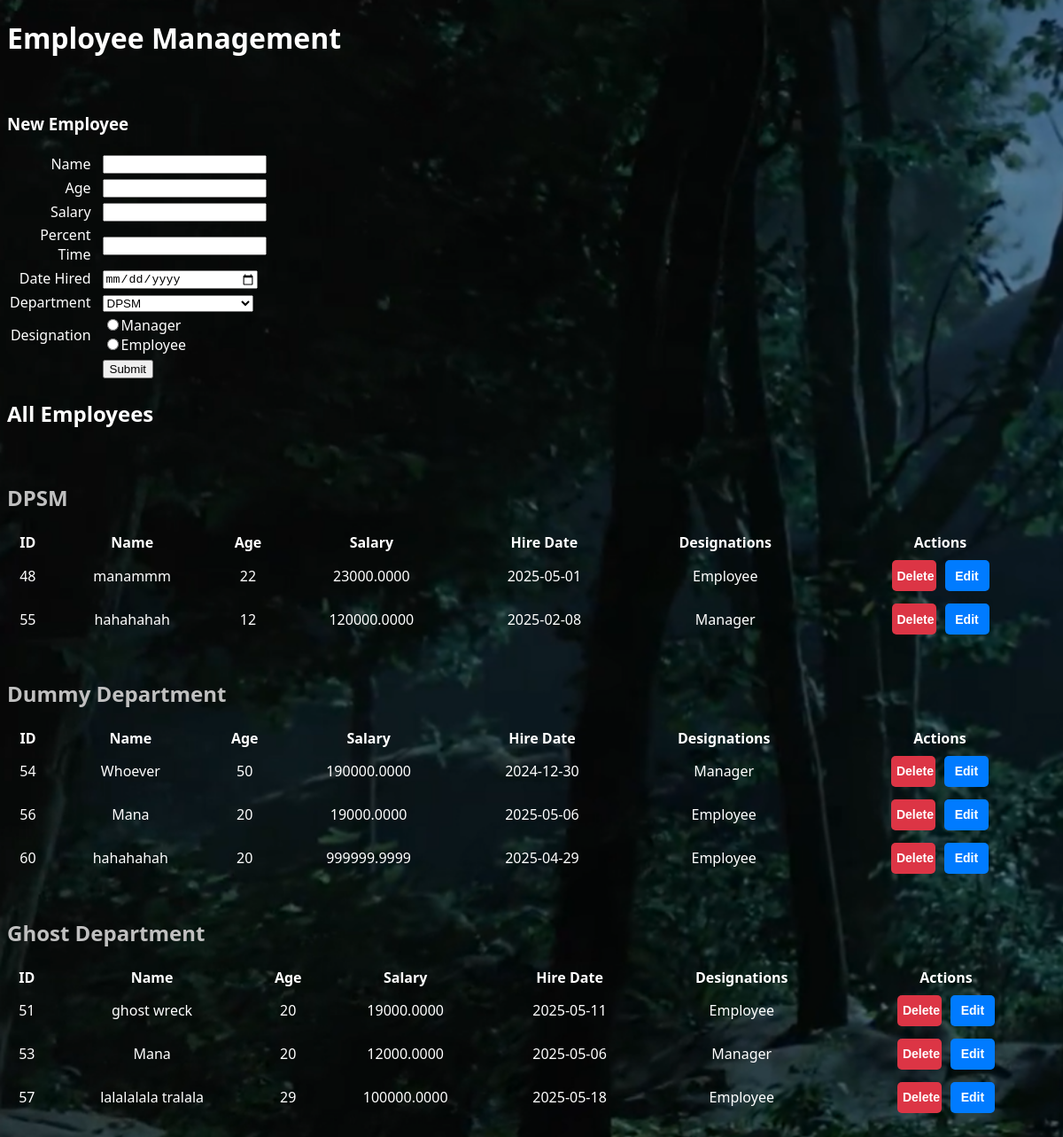
The page / on the database its author committed.
### tables this page shows
CREATE TABLE `department` (
  `DeptID` int(11) NOT NULL,
  `DeptName` text NOT NULL,
  `MgrEmpID` int(11) NOT NULL,
  `Budget` decimal(10,0) NOT NULL,
  `DeptCity` text NOT NULL
);

CREATE TABLE `employee` (
  `EmpID` int(11) NOT NULL,
  `EmpName` text NOT NULL,
  `Age` int(11) NOT NULL,
  `Salary` decimal(10,4) NOT NULL,
  `HireDate` date NOT NULL
);

### employees_per_dept.php (the view, shortened to what this page needs)
<?php
include 'DBConnector.php';
$sql = "SELECT DeptID, DeptName FROM department";
$result = $conn->query($sql);
if ($result->num_rows > 0) {
    while ($row = $result->fetch_assoc()) {
        $deptID = $row['DeptID'];
        $deptName = $row['DeptName'];
        echo "<h2 style='color: silver;'>$deptName</h2>";
        echo "<table style='width:100%'>
                <tr>
                    <th>ID</th>
                    <th>Name</th>
                    <th>Age</th>
                    <th>Salary</th>
                    <th>Hire Date</th>
                    <th>Designations</th>
                    <th>Actions</th>
                </tr>";
        $emp_sql = "
            SELECT e.EmpID, e.EmpName, e.Age, e.Salary, e.HireDate, d.MgrEmpID
            FROM employee e
            JOIN work w ON e.EmpID = w.EmpID
            JOIN department d ON w.DeptID = d.DeptID
            WHERE w.DeptID = $deptID";
        $emp_result = $conn->query($emp_sql);
        if ($emp_result->num_rows > 0) {
            while ($row = $emp_result->fetch_assoc()) {
                echo "<tr>".
                    "<td align='center'>".$row['EmpID']."</td>".
                    "<td align='center'>".$row['EmpName']."</td>".
                    "<td align='center'>".$row['Age']."</td>".
                    "<td align='center'>".$row['Salary']."</td>".
                    "<td align='center'>".$row['HireDate']."</td>";
                if ($row["MgrEmpID"] == $row["EmpID"]) {
                    echo "<td align='center'>Manager</td>";
                } else {
                    echo "<td align='center'>Employee</td>";
                }
                echo "<td align='center'>".
                    "<form action='deleteEmployee.php' method='post'>".
                        "<input type='hidden' name='EmpID' value='".$row["EmpID"]."'>".
                        "<button type='submit' class='action-btn delete-btn' onclick='return confirmDelete()'>Delete</button>".
                    "</form>".
                    "<form action='editEmployee.php' method='post'>".
                        "<input type='hidden' name='EmpID' value='".$row["EmpID"]."'>".
                        "<button type='submit' class='action-btn edit-btn'>Edit</button>".
                    "</form>".
                "</td>".
                "</tr>";
            }
        }
        echo "</table><br>";
     } }
 else {
    echo "<p>No departments found.</p>";
}
?>

### index.php (shortened to what this page needs)
<!DOCTYPE html>
<body>
    <h1>Employee Management</h1>
    <br>
    <h3>New Employee</h3>
    <form action="addEmployee.php" method="get">
        <table style="width:100%">
            <tr>
                <td class="tlabel">Name</td>
                <td><input type = "text" name = "name"></td>
            </tr>
            <tr>
                <td class="tlabel">Age</td>
                <td><input type = "number" name = "age"></td>
            </tr>
            <tr>
                <td class="tlabel">Salary</td>
                <td><input type = "number" step=".01" name = "salary"></td>
            </tr>
            <tr>
                <td class="tlabel">Percent Time</td>
                <td><input type = "number" name = "percent_time"></td>
            </tr>
            <tr>
                <td class="tlabel">Date Hired</td>
                <td><input class = "expand" type = "date" name = "date-hired"></td>
            </tr>
            <tr>
                <td class="tlabel">Department</td>
                <td>
                    <select class="expand" name="department">
                        <?php
                            include 'allDepartment.php';
                        ?>
                    </select>
                </td>
            </tr>
            <tr>
                <td class="tlabel">Designation</td>
                <td>
                    <input type="radio" name="designation" value="1">Manager<br>
                    <input type="radio" name="designation" value="2">Employee<br>
                </td>
            </tr>
            <tr>
                <td class="tlabel"></td>
                <td><input type="submit"></td>
            </tr>
        </table>
    </form>
    <h2>All Employees</h2>
    <br>
    <?php
        include 'employees_per_dept.php';
    ?>
</body>
</html>

### allDepartment.php (shortened to what this page needs)
<?php
include 'DBConnector.php';
$sql = "SELECT * FROM department";
$result = $conn->query($sql);
if ($result->num_rows > 0) {
    while($row = $result->fetch_assoc()){
        echo "<option value='".$row['DeptID']."'>".($row['DeptName'])."</option>";
    }
}
else{
    echo "<option value='' disabled>No departments found</option>";
}
?>

### index.php (style rules this page uses)
body { font-family: Calibri, Candara, Segoe, Segoe UI, Optima, Arial, sans-serif; background-image: url('background.png'); background-repeat: no-repeat; background-size: cover; color: white; }
td.tlabel { width: 90px; text-align: right; padding-right: 10px; }
.expand { width: 170px; }

### employees_per_dept.php (style rules this page uses)
.action-btn { width: 50px; height: 35px; margin: 5px; border: none; border-radius: 5px; cursor: pointer; font-size: 14px; font-weight: bold; transition: background-color 0.3s, transform 0.1s; }
.delete-btn { background-color: #dc3545; color: white; }
.edit-btn { background-color: #007bff; color: white; }
td form { display: inline-block; }

### rows shown on the page
department: DeptName "DPSM"
employee: EmpID "48", EmpName "manammm", Age "22", Salary "23000.0000", HireDate "2025-05-01", shows "Employee"
employee: EmpID "55", EmpName "hahahahah", Age "12", Salary "120000.0000", HireDate "2025-02-08", shows "Manager"
department: DeptName "Dummy Department"
employee: EmpID "54", EmpName "Whoever", Age "50", Salary "190000.0000", HireDate "2024-12-30", shows "Manager"
employee: EmpID "56", EmpName "Mana", Age "20", Salary "19000.0000", HireDate "2025-05-06", shows "Employee"
employee: EmpID "60", EmpName "hahahahah", Age "20", Salary "999999.9999", HireDate "2025-04-29", shows "Employee"
department: DeptName "Ghost Department"
employee: EmpID "51", EmpName "ghost wreck", Age "20", Salary "19000.0000", HireDate "2025-05-11", shows "Employee"
employee: EmpID "53", EmpName "Mana", Age "20", Salary "12000.0000", HireDate "2025-05-06", shows "Manager"
employee: EmpID "57", EmpName "lalalalala tralala", Age "29", Salary "100000.0000", HireDate "2025-05-18", shows "Employee"

### other values the page prints
form field department "DPSM"
